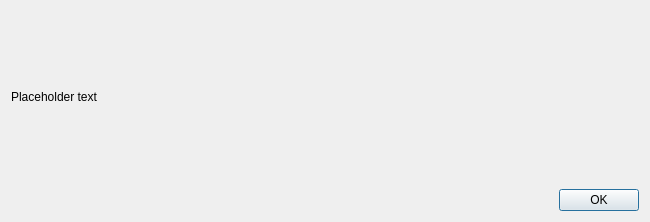
<?xml version="1.0" encoding="UTF-8"?>
<ui version="4.0">
 <class>StartOptionsDialog</class>
 <widget class="QDialog" name="StartOptionsDialog">
  <property name="geometry">
   <rect>
    <x>0</x>
    <y>0</y>
    <width>598</width>
    <height>222</height>
   </rect>
  </property>
  <property name="sizePolicy">
   <sizepolicy hsizetype="Minimum" vsizetype="Minimum">
    <horstretch>0</horstretch>
    <verstretch>0</verstretch>
   </sizepolicy>
  </property>
  <property name="minimumSize">
   <size>
    <width>650</width>
    <height>100</height>
   </size>
  </property>
  <property name="windowTitle">
   <string>StartOptions Error</string>
  </property>
  <layout class="QVBoxLayout" name="verticalLayout">
   <property name="sizeConstraint">
    <enum>QLayout::SetMinimumSize</enum>
   </property>
   <item>
    <widget class="QLabel" name="ErrorLable">
     <property name="text">
      <string notr="true">Placeholder text</string>
     </property>
     <property name="textFormat">
      <enum>Qt::RichText</enum>
     </property>
     <property name="wordWrap">
      <bool>true</bool>
     </property>
    </widget>
   </item>
   <item>
    <widget class="QDialogButtonBox" name="buttonBox">
     <property name="orientation">
      <enum>Qt::Horizontal</enum>
     </property>
     <property name="standardButtons">
      <set>QDialogButtonBox::Ok</set>
     </property>
    </widget>
   </item>
  </layout>
 </widget>
 <resources/>
 <connections>
  <connection>
   <sender>buttonBox</sender>
   <signal>accepted()</signal>
   <receiver>StartOptionsDialog</receiver>
   <slot>accept()</slot>
   <hints>
    <hint type="sourcelabel">
     <x>20</x>
     <y>20</y>
    </hint>
    <hint type="destinationlabel">
     <x>20</x>
     <y>20</y>
    </hint>
   </hints>
  </connection>
  <connection>
   <sender>buttonBox</sender>
   <signal>rejected()</signal>
   <receiver>StartOptionsDialog</receiver>
   <slot>reject()</slot>
   <hints>
    <hint type="sourcelabel">
     <x>20</x>
     <y>20</y>
    </hint>
    <hint type="destinationlabel">
     <x>20</x>
     <y>20</y>
    </hint>
   </hints>
  </connection>
 </connections>
</ui>
